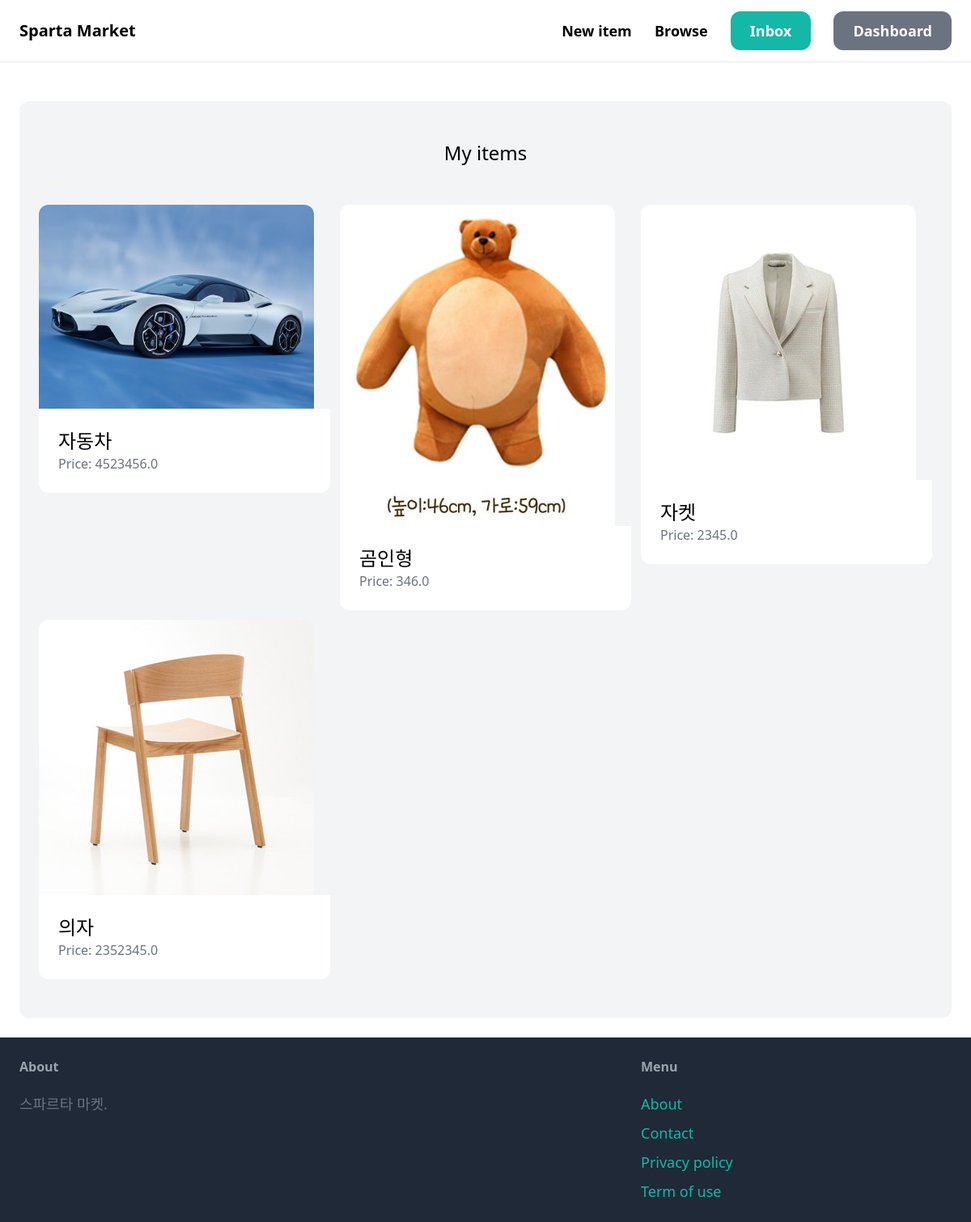
The page /dashboard/ (signed in) on the database its author committed.
### item/models.py (models this page shows, shortened)
class Item(models.Model):
    category = models.ForeignKey(Category, related_name='items', on_delete=models.CASCADE)
    name = models.CharField(max_length=255)
    description = models.TextField(blank=True, null=True)
    price = models.FloatField()
    image = models.ImageField(upload_to='item_image', blank=True, null=True)
    is_sold = models.BooleanField(default=False)
    created_by = models.ForeignKey(User, related_name='items', on_delete=models.CASCADE)
    created_at = models.DateTimeField(auto_now_add=True)

### dashboard/views.py (the view)
# urls.py: path('', views.index, name='index'),
@login_required
def index(request):
    item = Item.objects.filter(created_by=request.user)
    return render(request, 'dashboard/index.html', {
        'items': item,
    })

### dashboard/templates/dashboard/index.html (shortened to what this page needs)
{% extends 'core/base.html' %}
{% block content %}
    <div class="mt-6 px-6 py-12 bg-gray-100 rounded-xl">
        <h2 class="mb-12 text-2xl text-center">My items</h2>
        <div class="grid grid-cols-3 gap-3">
            {% for item in items %}
                <div>
                    <a href="{% url 'item:detail' item.id %}">
                        <div>
                            <img src="{{ item.image.url }}" class="rounded-t-xl">
                        </div>
                        <div class="p-6 bg-white rounded-b-xl">
                            <h2 class="text-2xl">{{ item.name }}</h2>
                            <p class="text-gray-500">Price: {{ item.price }}</p>
                        </div>
                    </a>
                </div>
            {% endfor %}
        </div>
    </div>
{% endblock %}

### rows shown on the page
Item: image (picture), name "자동차", price "4523456.0"
Item: image (picture), name "곰인형", price "346.0"
Item: image (picture), name "자켓", price "2345.0"
Item: image (picture), name "의자", price "2352345.0"
